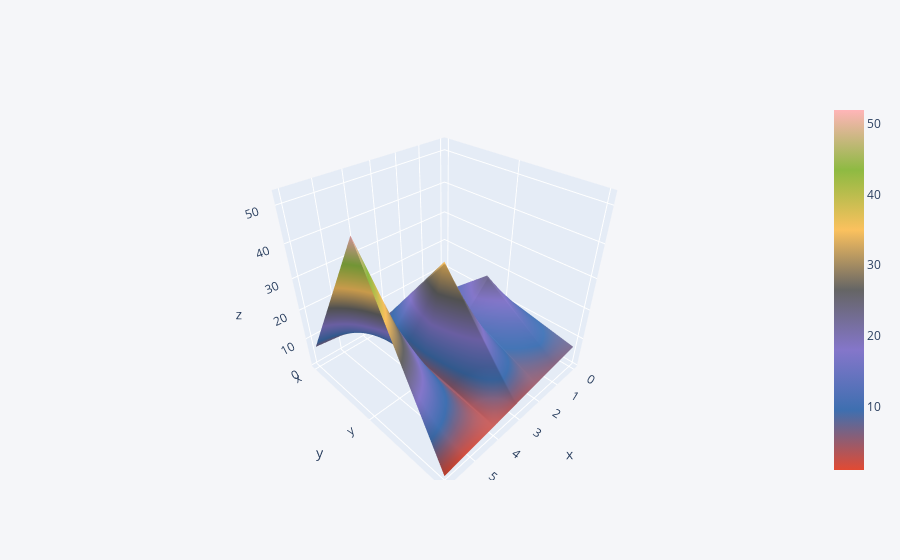

The cell this chart's notebook holds for it:
### Code cell
df4.iplot(kind='surface', colorscale='ggplot')

### Figure 1 — Plotly figure (JSON) as saved in the notebook; plotly's stock layout.template omitted (floating-point values rounded to 4 significant figures)
{"data": [{"colorscale": [[0, "rgb(226, 74, 51)"], [0.1667, "rgb(62, 111, 176)"], [0.3333, "rgb(132, 118, 202)"], [0.5, "rgb(101, 101, 101)"], [0.6667, "rgb(251, 193, 94)"], [0.8333, "rgb(142, 186, 66)"], [1, "rgb(255, 181, 184)"]], "type": "surface", "x": [0, 1, 2, 3, 4, 5, 6], "y": ["x", "y", "z"], "z": [[1, 2, 3, 4, 5, 6, 7], [12, 23, 15, 35, 6, 26, 52], [7, 6, 5, 4, 3, 2, 1]]}], "layout": {"legend": {"bgcolor": "#F5F6F9", "font": {"color": "#4D5663"}}, "paper_bgcolor": "#F5F6F9", "plot_bgcolor": "#F5F6F9", "title": {"font": {"color": "#4D5663"}}, "xaxis": {"gridcolor": "#E1E5ED", "showgrid": true, "tickfont": {"color": "#4D5663"}, "title": {"font": {"color": "#4D5663"}, "text": ""}, "zerolinecolor": "#E1E5ED"}, "yaxis": {"gridcolor": "#E1E5ED", "showgrid": true, "tickfont": {"color": "#4D5663"}, "title": {"font": {"color": "#4D5663"}, "text": ""}, "zerolinecolor": "#E1E5ED"}}}
